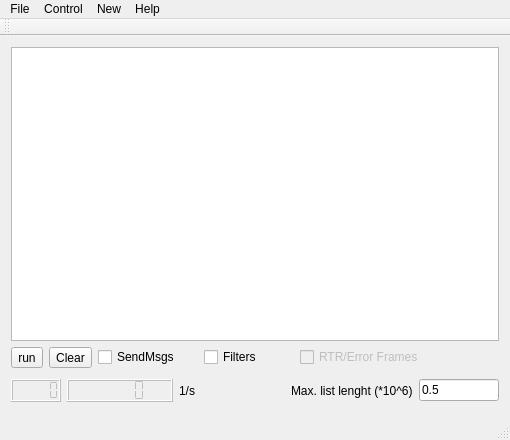
<?xml version="1.0" encoding="UTF-8"?>
<ui version="4.0">
 <class>MainWindow</class>
 <widget class="QMainWindow" name="MainWindow">
  <property name="geometry">
   <rect>
    <x>0</x>
    <y>0</y>
    <width>510</width>
    <height>440</height>
   </rect>
  </property>
  <property name="windowTitle">
   <string>MainWindow</string>
  </property>
  <widget class="QWidget" name="centralWidget">
   <layout class="QVBoxLayout" name="verticalLayout">
    <item>
     <widget class="QTableView" name="tableView">
      <property name="enabled">
       <bool>true</bool>
      </property>
      <property name="locale">
       <locale language="English" country="UnitedStates"/>
      </property>
     </widget>
    </item>
    <item>
     <layout class="QHBoxLayout" name="horizontalLayout">
      <property name="bottomMargin">
       <number>5</number>
      </property>
      <item>
       <widget class="QToolButton" name="RunButton">
        <property name="text">
         <string>run</string>
        </property>
       </widget>
      </item>
      <item>
       <widget class="QToolButton" name="ClearButton">
        <property name="text">
         <string>Clear</string>
        </property>
       </widget>
      </item>
      <item>
       <widget class="QCheckBox" name="checkBoxSendMsg">
        <property name="maximumSize">
         <size>
          <width>100</width>
          <height>16777215</height>
         </size>
        </property>
        <property name="text">
         <string>SendMsgs</string>
        </property>
       </widget>
      </item>
      <item>
       <widget class="QCheckBox" name="checkBoxFilters">
        <property name="maximumSize">
         <size>
          <width>90</width>
          <height>16777215</height>
         </size>
        </property>
        <property name="text">
         <string>Filters</string>
        </property>
       </widget>
      </item>
      <item>
       <widget class="QCheckBox" name="checkBoxSpecEvtDlg">
        <property name="enabled">
         <bool>false</bool>
        </property>
        <property name="toolTip">
         <string>Not available for some devices</string>
        </property>
        <property name="text">
         <string>RTR/Error Frames</string>
        </property>
        <property name="checkable">
         <bool>true</bool>
        </property>
       </widget>
      </item>
     </layout>
    </item>
    <item>
     <layout class="QHBoxLayout" name="horizontalLayout_2">
      <property name="bottomMargin">
       <number>5</number>
      </property>
      <item>
       <widget class="QLCDNumber" name="MsgCounter">
        <property name="enabled">
         <bool>false</bool>
        </property>
        <property name="maximumSize">
         <size>
          <width>50</width>
          <height>16777215</height>
         </size>
        </property>
        <property name="segmentStyle">
         <enum>QLCDNumber::Flat</enum>
        </property>
       </widget>
      </item>
      <item>
       <widget class="QLCDNumber" name="lcdNumberMsgsperSec">
        <property name="enabled">
         <bool>false</bool>
        </property>
        <property name="segmentStyle">
         <enum>QLCDNumber::Flat</enum>
        </property>
       </widget>
      </item>
      <item>
       <widget class="QLabel" name="label_2">
        <property name="text">
         <string>1/s</string>
        </property>
       </widget>
      </item>
      <item>
       <widget class="QLabel" name="label">
        <property name="text">
         <string>Max. list lenght (*10^6)</string>
        </property>
       </widget>
      </item>
      <item>
       <widget class="QLineEdit" name="listLengtLineEdit">
        <property name="maximumSize">
         <size>
          <width>80</width>
          <height>16777215</height>
         </size>
        </property>
        <property name="text">
         <string>0.5</string>
        </property>
       </widget>
      </item>
     </layout>
    </item>
   </layout>
  </widget>
  <widget class="QMenuBar" name="menuBar">
   <property name="geometry">
    <rect>
     <x>0</x>
     <y>0</y>
     <width>510</width>
     <height>19</height>
    </rect>
   </property>
   <widget class="QMenu" name="menuFile">
    <property name="title">
     <string>Control</string>
    </property>
    <addaction name="actionDevice"/>
    <addaction name="actionStart"/>
    <addaction name="actionStop"/>
    <addaction name="actionClear"/>
   </widget>
   <widget class="QMenu" name="menuFile_2">
    <property name="title">
     <string>File</string>
    </property>
    <addaction name="separator"/>
    <addaction name="actionSave"/>
    <addaction name="actionLoad"/>
    <addaction name="actionDatabase"/>
    <addaction name="separator"/>
    <addaction name="actionConfiguration"/>
    <addaction name="actionSave_Config"/>
    <addaction name="actionLoad_Config"/>
    <addaction name="actionSave_Config_as_Default"/>
    <addaction name="separator"/>
    <addaction name="actionClose"/>
   </widget>
   <widget class="QMenu" name="menuNew">
    <property name="title">
     <string>New</string>
    </property>
    <addaction name="actionGraphicWindow"/>
    <addaction name="actionObserverWindow"/>
    <addaction name="actionError_RTR_Window"/>
    <addaction name="actionDebug_Terminal"/>
   </widget>
   <widget class="QMenu" name="menuHelp">
    <property name="title">
     <string>Help</string>
    </property>
    <addaction name="actionAbout"/>
   </widget>
   <addaction name="menuFile_2"/>
   <addaction name="menuFile"/>
   <addaction name="menuNew"/>
   <addaction name="menuHelp"/>
  </widget>
  <widget class="QToolBar" name="mainToolBar">
   <attribute name="toolBarArea">
    <enum>TopToolBarArea</enum>
   </attribute>
   <attribute name="toolBarBreak">
    <bool>false</bool>
   </attribute>
  </widget>
  <widget class="QStatusBar" name="statusBar"/>
  <action name="actionDevice">
   <property name="text">
    <string>Device</string>
   </property>
  </action>
  <action name="actionStart">
   <property name="text">
    <string>Start</string>
   </property>
  </action>
  <action name="actionStop">
   <property name="text">
    <string>Stop</string>
   </property>
  </action>
  <action name="actionClear">
   <property name="text">
    <string>Clear</string>
   </property>
  </action>
  <action name="actionSave">
   <property name="text">
    <string>Save</string>
   </property>
  </action>
  <action name="actionLoad">
   <property name="text">
    <string>Load</string>
   </property>
  </action>
  <action name="actionClose">
   <property name="text">
    <string>Close</string>
   </property>
  </action>
  <action name="actionGraphicWindow">
   <property name="text">
    <string>GraphicWindow</string>
   </property>
  </action>
  <action name="actionDatabase">
   <property name="text">
    <string>Database</string>
   </property>
  </action>
  <action name="actionObserverWindow">
   <property name="text">
    <string>ObserverWindow</string>
   </property>
  </action>
  <action name="actionAbout">
   <property name="text">
    <string>About</string>
   </property>
  </action>
  <action name="actionSendDialog">
   <property name="text">
    <string>SendDialog</string>
   </property>
  </action>
  <action name="actionSave_Config">
   <property name="text">
    <string>Save Config</string>
   </property>
  </action>
  <action name="actionLoad_Config">
   <property name="text">
    <string>Load Config</string>
   </property>
  </action>
  <action name="actionSave_Config_as_Default">
   <property name="text">
    <string>Save Config as Default</string>
   </property>
  </action>
  <action name="actionConfiguration">
   <property name="text">
    <string>Configuration</string>
   </property>
  </action>
  <action name="actionError_RTR_Window">
   <property name="text">
    <string>Error/RTR Window</string>
   </property>
  </action>
  <action name="actionDebug_Terminal">
   <property name="text">
    <string>Debug Terminal</string>
   </property>
  </action>
 </widget>
 <layoutdefault spacing="6" margin="11"/>
 <resources/>
 <connections/>
</ui>
